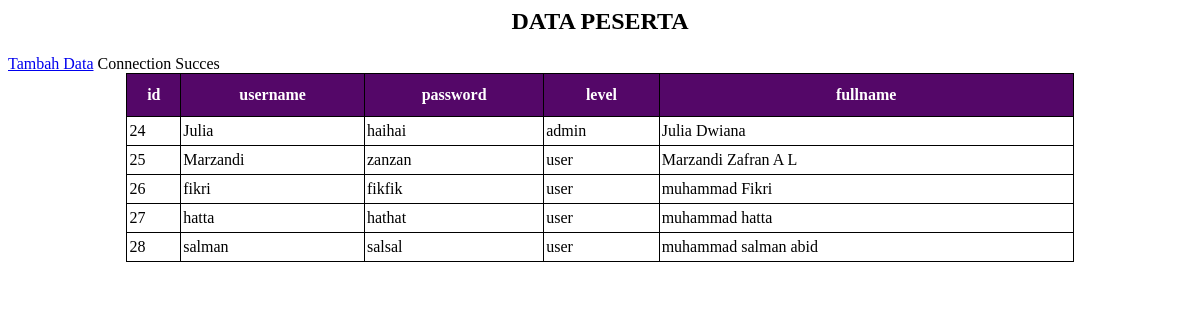
Before: / with the older database file.
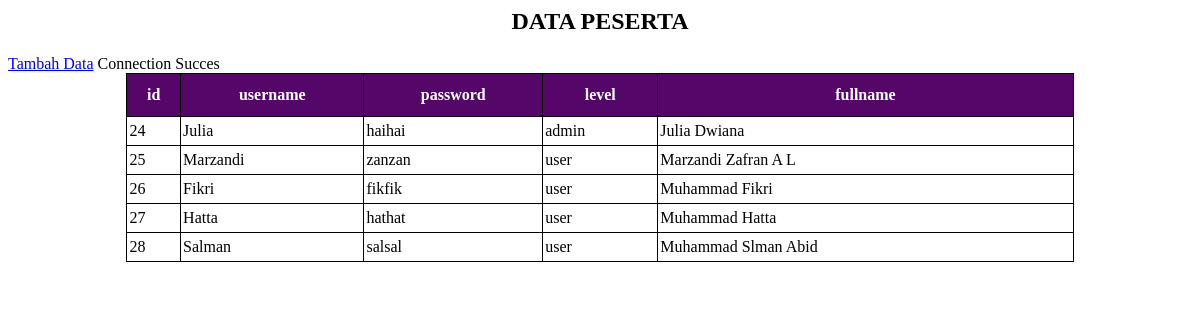
After: the same page with the newer database file.
### tables this page shows
CREATE TABLE `tabe_kelas` (
  `id` int(11) NOT NULL,
  `username` varchar(100) NOT NULL,
  `password` varchar(50) NOT NULL,
  `level` varchar(50) NOT NULL,
  `fullname` varchar(100) NOT NULL
);

### index.php (the view, shortened to what this page needs)
<html>
<head>
  <link rel="stylesheet" type="text/css" href="style.css">
</head>
<body>
  <div class="container">
  	<h2><center>DATA PESERTA</center></h2>
      <a href="tambah.php">Tambah Data</a>
  	<table class="tabel" align="center">
  <tr>
  	<th>id</th>
  	<th>username</th>
  	<th>password</th>
  	<th>level</th>
  	<th>fullname</th>
  </tr>
  </div>
  <?php
  include('koneksi.php');
  $sql_tampil ="SELECT * FROM tabe_kelas";
  $peserta=mysqli_query($conn,$sql_tampil);
  while($baris_data=mysqli_fetch_array($peserta,MYSQLI_ASSOC)){
  	echo'
  	</tr>
  		<td>'.$baris_data['id'].'</td>
  		<td>'.$baris_data['username'].'</td>
  		<td>'.$baris_data['password'].'</td>
  		<td>'.$baris_data['level'].'</td>
  		<td>'.$baris_data['fullname'].'</td>
  	</tr>';
  }
  ?>
</body>
</html>

### style.css (style rules this page uses)
table { border-collapse: collapse; width: 80%; }
table th { border: 1px solid #000; padding: 2px; padding-top: 12px; padding-bottom: 12px; text-align: left; background-color: #540768; color: white; text-align: center; }
table td { border: 1px solid #000; padding: 2px; padding-top: 5px; padding-bottom: 5px; text-align: left; color: black; }

Changed rows visible on the page:
changed tabe_kelas "fikfik": username "fikri" → "Fikri"; fullname "muhammad Fikri" → "Muhammad Fikri"
changed tabe_kelas "hathat": username "hatta" → "Hatta"; fullname "muhammad hatta" → "Muhammad Hatta"
changed tabe_kelas "salsal": username "salman" → "Salman"; fullname "muhammad salman abid" → "Muhammad Slman Abid"
